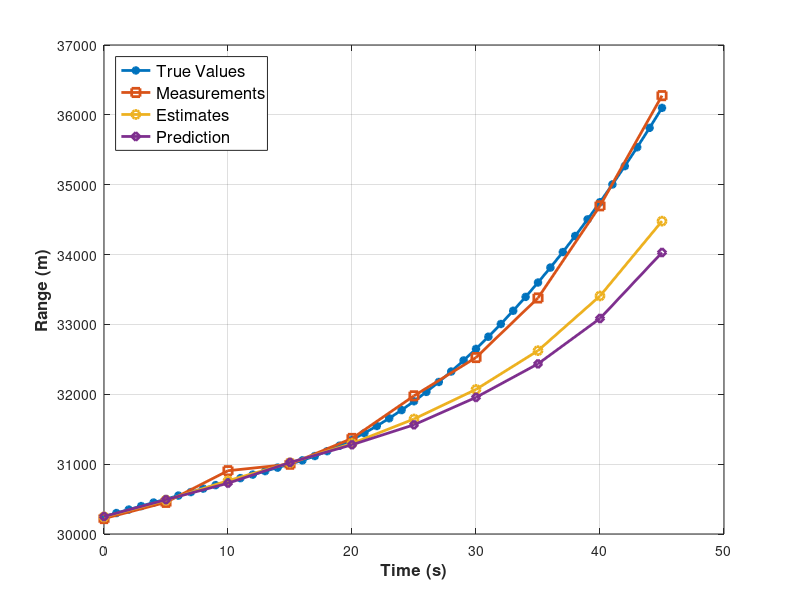
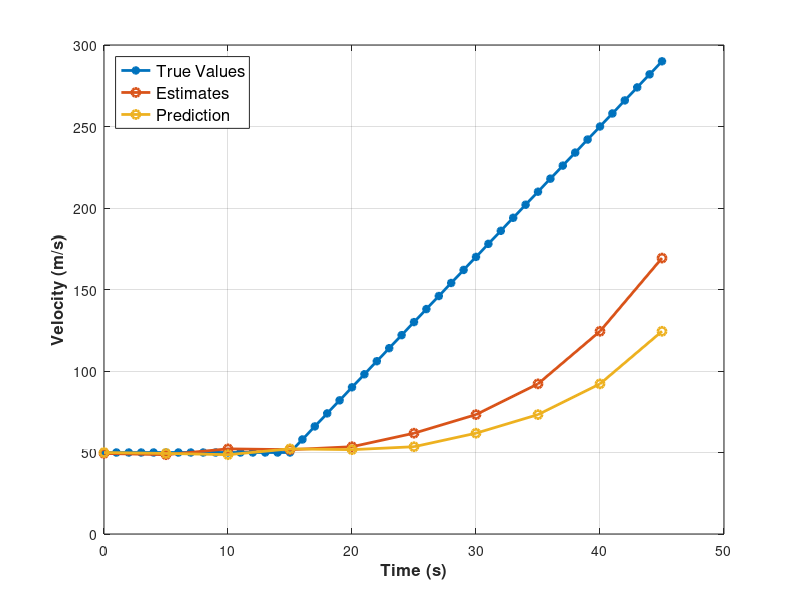

Source code (MATLAB) for these figures, in order:
    clc, close all, clear all;

% Measurements vector
z = [30160 30365 30890 31050 31785 32215 33130 34510 36010 37265];
z = [30221 30453 30906 30999 31368 31978 32526 33379 34698 36275];

% Filter Parameters
alpha = 0.2; 
beta  = 0.1;

% Tracking 
delta_t = 5; % Track cycle in seconds

% Initialization 
range_estimate    = 30000; % in meters 
velocity_estimate = 50;

% Prediction at Iteration Zero
range_estimate_pred = zeros(1,length(z));
velocity_estimate_pred = zeros(1,length(z));
range_estimate_pred(1,1) = range_estimate + (delta_t * velocity_estimate);
velocity_estimate_pred(1,1)   =  velocity_estimate;


for ii = 1:length(z)
    
    % State Updates
    range_estimate_current(ii)    = range_estimate_pred(1,ii) + alpha*(z(ii) - range_estimate_pred(1,ii));
    velocity_estimate_current(ii) = velocity_estimate_pred(1,ii) + beta*((z(ii) - range_estimate_pred(1,ii))/delta_t);
    
    % Prediction Updates
    range_estimate_pred(1, ii+1) = range_estimate_current(ii) + (delta_t * velocity_estimate_current(ii));
    velocity_estimate_pred(1,ii+1) = velocity_estimate_current(ii);
end

% Time
time = 0:5:(length(z)-1)*5;

% True Value
% true_range = range_estimate + ((time+5) * velocity_estimate); 




%% Baseline

s_init = 30200;
t_15   = 0:1:15;
t_35   = 16:1:50;
v      = 50; 
a      = 8;

delta_t = t_15(2) - t_15(1);


for ii=1:length(t_15)
    s_15(ii)  = s_init + (v*delta_t);
    s_init = s_15(ii);
end

s_init = s_15(end); 
v_init = v;
for ii=1:length(t_35)
    s_35(ii) = s_init + (v_init*delta_t) + (0.5*a*delta_t^2);
    v_35(ii) = v_init + (a*delta_t);
    v_init = v_35(ii);
    s_init = s_35(ii);
end

% figure;

t = [t_15 t_35];
s = [s_15 s_35];

% plot(t, s, '-g', 'LineWidth', 2);
% xlabel('Time (s)', 'FontSize', 12, 'FontWeight', 'Bold');
% ylabel('Range (m)', 'FontSize', 12, 'FontWeight', 'Bold');
% title('Range vs. Time')
% grid on;

%%

% plot(time, true_range, '-*', 'LineWidth', 2);
plot(t(1:end-5), s(1:end-5), '-*', 'LineWidth', 2);
hold on;
plot(time, z, '-s', 'LineWidth', 2);
plot(time, range_estimate_current, '-o', 'LineWidth', 2);
plot(time, range_estimate_pred(1:end-1), '-d', 'LineWidth', 2);

xlabel('Time (s)', 'FontSize', 12, 'FontWeight', 'Bold');
ylabel('Range (m)', 'FontSize', 12, 'FontWeight', 'Bold');
grid on;
legend('True Values', 'Measurements', 'Estimates', 'Prediction', 'FontSize', 12, 'Location', 'NorthWest');

figure;

plot(t(1:end-5), [ones(1,(length(t_15)))*v v_35(1:end-5)], '-*', 'LineWidth', 2);
hold on;
plot(time, velocity_estimate_current, '-o', 'LineWidth', 2);
plot(time, velocity_estimate_pred(1:end-1), '-o', 'LineWidth', 2);

xlabel('Time (s)', 'FontSize', 12, 'FontWeight', 'Bold');
ylabel('Velocity (m/s)', 'FontSize', 12, 'FontWeight', 'Bold');
% title('Velocity vs. Time')
grid on;
legend('True Values', 'Estimates', 'Prediction', 'FontSize', 12, 'Location', 'NorthWest');

